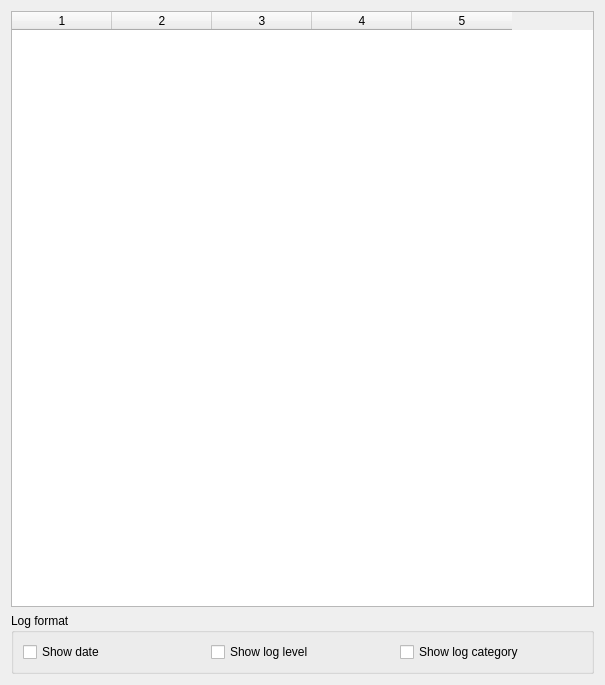
<?xml version="1.0" encoding="UTF-8"?>
<ui version="4.0">
 <class>LogSettingsWidget</class>
 <widget class="QWidget" name="LogSettingsWidget">
  <property name="geometry">
   <rect>
    <x>0</x>
    <y>0</y>
    <width>605</width>
    <height>685</height>
   </rect>
  </property>
  <property name="windowTitle">
   <string>LogSettingsWidget</string>
  </property>
  <layout class="QVBoxLayout" name="verticalLayout">
   <item>
    <widget class="QTableWidget" name="tableWidget">
     <property name="alternatingRowColors">
      <bool>false</bool>
     </property>
     <property name="selectionMode">
      <enum>QAbstractItemView::NoSelection</enum>
     </property>
     <property name="selectionBehavior">
      <enum>QAbstractItemView::SelectRows</enum>
     </property>
     <property name="showGrid">
      <bool>true</bool>
     </property>
     <property name="gridStyle">
      <enum>Qt::DashLine</enum>
     </property>
     <property name="cornerButtonEnabled">
      <bool>false</bool>
     </property>
     <column/>
     <column/>
     <column/>
     <column/>
     <column/>
    </widget>
   </item>
   <item>
    <widget class="QGroupBox" name="groupBox_2">
     <property name="title">
      <string>Log format</string>
     </property>
     <layout class="QHBoxLayout" name="horizontalLayout_3">
      <item>
       <widget class="QCheckBox" name="showDateCB">
        <property name="text">
         <string>Show date</string>
        </property>
       </widget>
      </item>
      <item>
       <widget class="QCheckBox" name="showLevelCB">
        <property name="text">
         <string>Show log level</string>
        </property>
       </widget>
      </item>
      <item>
       <widget class="QCheckBox" name="showCategoryCB">
        <property name="text">
         <string>Show log category</string>
        </property>
       </widget>
      </item>
     </layout>
    </widget>
   </item>
  </layout>
 </widget>
 <resources/>
 <connections/>
</ui>
